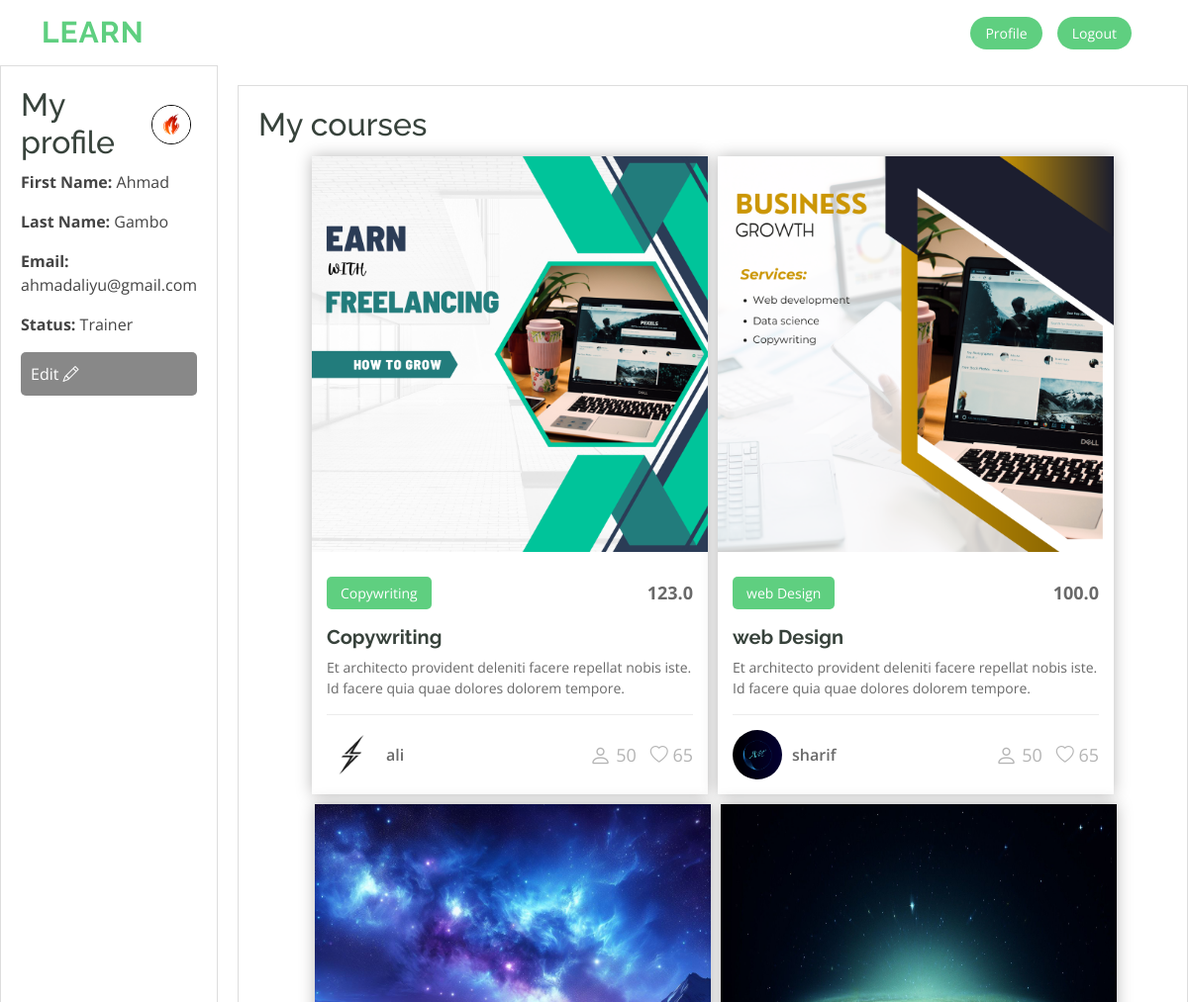
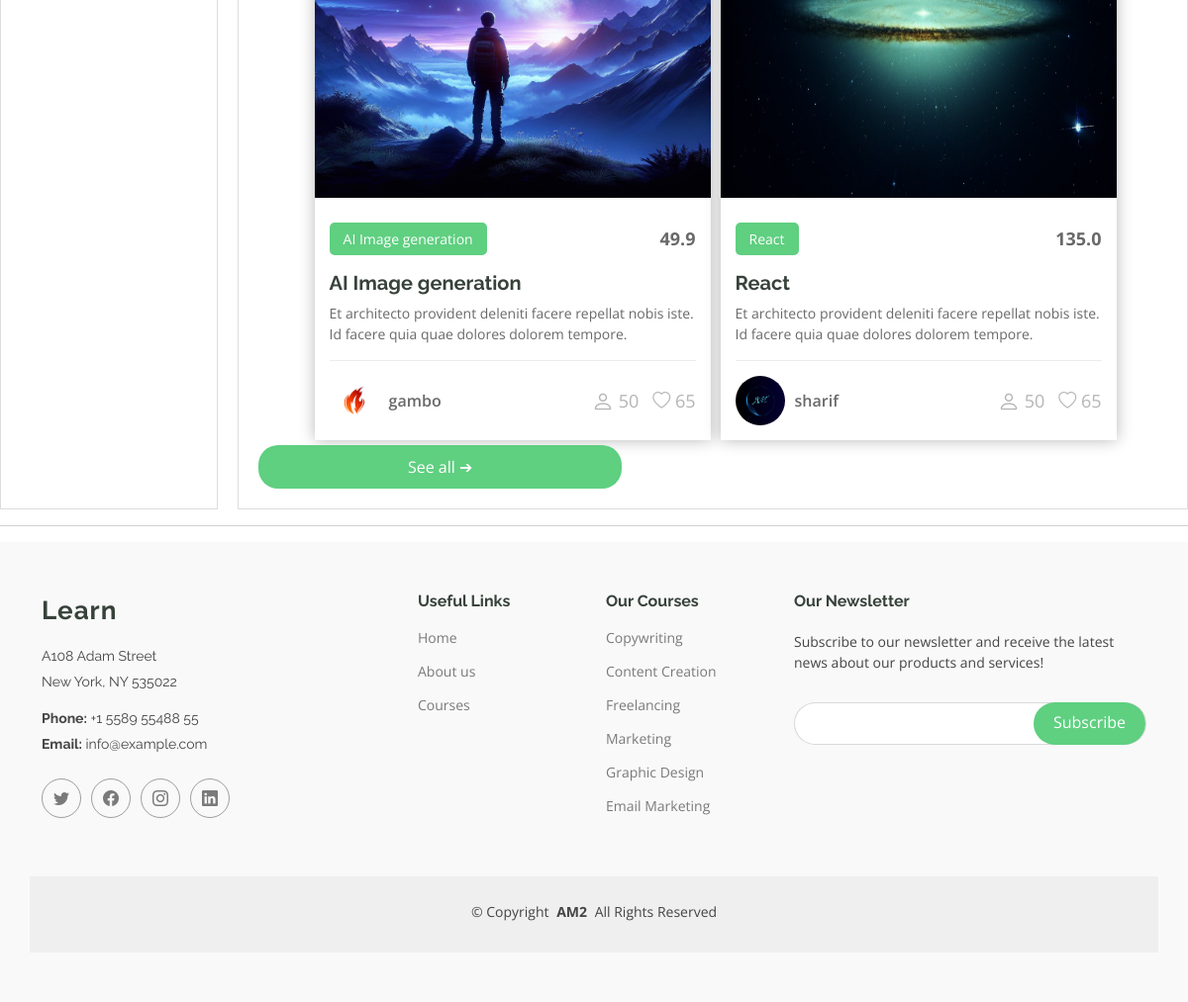
Screenshot of /dashboard (signed in) with the database file from the repository (2 pictures, top to bottom).
### edu/models.py (models this page shows, shortened)
class Course(models.Model):
    course_name = models.CharField(max_length=100)
    trainer = models.ForeignKey(Trainer, on_delete=models.CASCADE)
    cover_photo = models.ImageField(upload_to="static/img/")
    price = models.FloatField()

class Trainer(models.Model):
    user = models.OneToOneField(User, on_delete=models.CASCADE)
    bio = models.TextField()
    passport_photo = models.ImageField(upload_to="static/img/")
    def __str__(self):
        return str(self.user)

### edu/views.py (the view, shortened to what this page needs)
# urls.py: path("dashboard", v.dash, name="DashBoard"),
def dash(req, user_id=None):
    if req.user.is_authenticated and req.method == "GET":
        courses = Course.objects.select_related("trainer")
        if req.user.is_superuser:
            messages.info(
                req,
                "You are a super user, Your profile page is not ready, contact the developer",
            )
            return redirect("Home")
        if req.user.is_staff and not req.user.is_superuser:
            trainer_profile_pic = Trainer.objects.get(user=req.user)
            return render(
                req,
                "trainer_profile.html",
                {
                    "profile_pic": trainer_profile_pic.passport_photo.url,
                    "courses": courses,
                },
            )
        elif not req.user.is_staff:
            student = Student.objects.get(user=req.user)
            courses = student.courses.all()
            return render(req, "student_profile.html", {"courses": courses})
    else:
        return redirect("Login")

### edu/templates/trainer_profile.html (shortened to what this page needs)
{% extends "base.html" %}
{% load static %}
{% block content %}
<body>
    <div class="profile-container">
        <div class="profile">
            <h2>My profile
            <button type="button" class="btn-none" data-bs-toggle="modal" data-bs-target="#exampleModal">
                <img src="{{profile_pic}}" alt="Profile Picture" class="profile-pic" style="cursor: pointer;" onclick="pictureForm()">
              </button>
            </h2>
            <p><strong>First Name:</strong> {{user.first_name}}</p>
            <p><strong>Last Name:</strong> {{user.last_name}}</p>
            <p><strong>Email:</strong> {{user.email}}</p>
            <p><strong>Status:</strong> Trainer</p>
            <a href="{% url 'edit_trainer_profile' %}"><button class="edit-profile-button">Edit <i
                        class="bi bi-pencil"></i></button></a>
        </div>
        <div class="courses">
        <h2>My courses</h2>
        <div class="courses-train">
            {% for course in courses %}
            <div class="course">
                <img src="{{course.cover_photo.url}}" class="course-image" alt="...">
                <div class="course-content">
                  <div class="d-flex justify-content-between align-items-center mb-3">
                    <p class="category">{{course.course_name}}</p>
                    <p class="price">{{ course.price }}</p>
                  </div>
                  <h3><a href="{% url 'Course_detail' %}">{{course.course_name}}</a></h3>
                  <p class="description">Et architecto provident deleniti facere repellat nobis iste. Id facere quia quae
                    dolores dolorem tempore.</p>
                  <div class="trainer d-flex justify-content-between align-items-center">
                    <div class="trainer-profile d-flex align-items-center">
                        <img src="{{course.trainer.passport_photo.url}}" class="img-fluid" alt="">
                        <a href="" class="trainer-link">{{course.trainer}}</a>
                    </div>
                    <div class="trainer-rank d-flex align-items-center">
                      <i class="bi bi-person user-icon"></i>&nbsp;50
                      &nbsp;&nbsp;
                      <i class="bi bi-heart heart-icon"></i>&nbsp;65
                    </div>
                  </div>
                </div>
              </div>
              {% endfor %}
              </div>
            <a href="{% url 'Courses' %}" class="see-all-button">See all ➔</a>
        </div>
    </div>
    <hr>
</body>
{% endblock %}

### static/assets/css/main.css (style rules this page uses)
:root { --default-font: "Open Sans", system-ui, -apple-system, "Segoe UI", Roboto, "Helvetica Neue", Arial, "Noto Sans", "Liberation Sans", sans-serif, "Apple Color Emoji", "Segoe UI Emoji", "Segoe UI Symbol", "Noto Color Emoji"; --heading-font: "Raleway", sans-serif; --nav-font: "Poppins", sans-serif; }
:root { --background-color: #ffffff; --background-color-rgb: 255, 255, 255; --default-color: #444444; --default-color-rgb: 68, 68, 68; --heading-color: #37423b; --heading-color-rgb: 55, 66, 59; --accent-color: #5fcf80; --accent-color-rgb: 95, 207, 128; --contrast-color: #ffffff; --contrast-color-rgb: 255, 255, 255; }
:root { --nav-color: #272828; --nav-hover-color: #5fcf80; --nav-dropdown-color: #272828; --nav-dropdown-hover-color: #5fcf80; --nav-dropdown-background-color: #ffffff; }
:root { scroll-behavior: smooth; }
body { color: var(--default-color); background-color: var(--background-color); font-family: var(--default-font); }
a { color: var(--accent-color); text-decoration: none; transition: 0.3s; }
h1, h2, h3, h4, h5, h6 { color: var(--heading-color); font-family: var(--heading-font); }
.courses .course-content { padding: 15px; }
.courses .course-content h3 { font-weight: 700; font-size: 20px; }
.courses .course-content h3 a { color: var(--heading-color); transition: 0.3s; }
.courses .course-content .category { background: var(--accent-color); color: var(--contrast-color); font-size: 14px; padding: 6px 14px; margin: 0; border-radius: 5px; }
.courses .course-content .price { margin: 0; font-weight: 700; font-size: 18px; color: rgba(var(--default-color-rgb), 0.8); }
.courses .course-content .description { font-size: 14px; color: rgba(var(--default-color-rgb), 0.8); }
.courses .trainer { padding-top: 15px; border-top: 1px solid rgba(var(--default-color-rgb), 0.1); }
.courses .trainer .trainer-profile img { max-width: 50px; border-radius: 50px; }
.courses .trainer .trainer-profile .trainer-link { padding-left: 10px; font-weight: 600; font-size: 16px; color: rgba(var(--default-color-rgb), 0.8); transition: 0.3s; }
.courses .trainer .trainer-rank { font-size: 18px; color: rgba(var(--default-color-rgb), 0.4); }
.courses .trainer .trainer-rank .user-icon { font-size: 22px; }
.profile-container { display: flex; width: 100%; max-width: 1200px; margin: 0 auto; }
.profile { flex: 1; margin-right: 20px; padding: 20px; border: 1px solid #ddd; }
.profile h2 { display: flex; align-items: center; }
.profile-pic { width: 40px; height: 40px; border-radius: 50%; border: 1px solid #000; margin-left: 10px; }
.courses { width: 100%; display: flex; flex-direction: column; border: 1px solid #ddd; padding: 20px; }
.courses-train { display: flex; flex-wrap: wrap; width: 100%; justify-content: center; }
.course-image { width: 100%; height: auto; margin-bottom: 10px; }
.see-all-button { display: inline-block; padding: 10px 20px; width: 40%; background-color: #5fcf80; color: #fff; text-decoration: none; border-radius: 20px; text-align: center; }
.edit-profile-button { display: block; width: 100%; padding: 10px; background-color: #888; color: #fff; border: none; border-radius: 5px; text-align: left; }
.courses, .achievements { margin-top: 20px; }
.courses h2, .achievements h2 { margin-top: 0; }
.course { width: 400px; height: auto; margin-top: 4%; margin: 5px; background-color: #ffffff; box-shadow: 0px 0px 15px #b9b8b8; display: flex; flex-direction: column; }
.course:last-child { margin-right: 0; }
.course-image { width: 100%; height: 70%; position: relative; top: 0; }
.btn-none { border: none; background: transparent; display: inline; }

### rows the page displays
Course: cover_photo (picture), course_name "Copywriting", price "123.0", trainer.passport_photo (picture), trainer "ali"
Course: cover_photo (picture), course_name "web Design", price "100.0", trainer.passport_photo (picture), trainer "sharif"
Course: cover_photo (picture), course_name "AI Image generation", price "49.9", trainer.passport_photo (picture), trainer "gambo"
Course: cover_photo (picture), course_name "React", price "135.0", trainer.passport_photo (picture), trainer "sharif"

### other values shown
{{ user.first_name }} "Ahmad"
{{ user.last_name }} "Gambo"
{{ user.email }} "ahmadaliyu@gmail.com"
